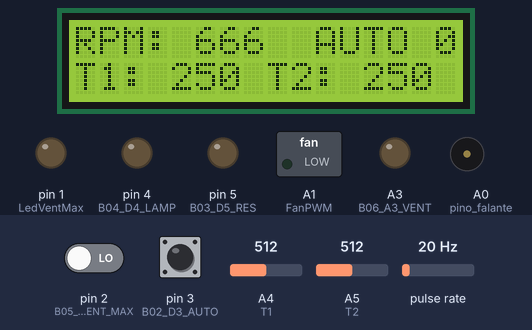
A sketch run on a simulated Arduino Uno, built with avr-gcc and run on an emulated ATmega328P. On the bench: 16×2 character LCD, switched loads named in the sketch (green lamp = pin HIGH), output pins drawn as LEDs (lit = HIGH), buzzer (waves = sounding). Wiring (inferred from the names in the program): pulse sensor: data A2. The inputs (shaded band) are chosen by the test bench; at power-on: A4 (T1) = 512, A5 (T2) = 512, pulse rate 20 Hz, pin 2 (B05_D2_VENT_MAX) LOW, pin 3 (B02_D3_AUTO) HIGH.

Above: at 3.7 s.
3.8 s: A4 (T1) set to 25
At 5.81 s:
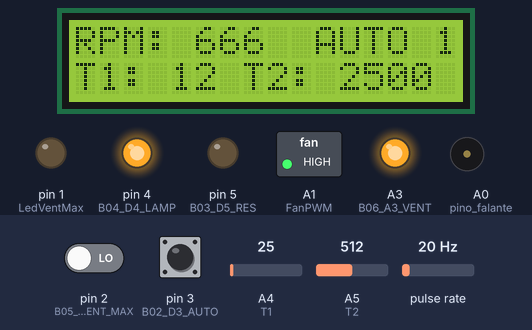
6.6 s: A5 (T2) set to 57
At 8.9 s:
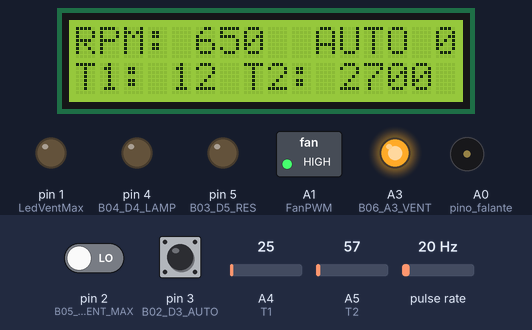
9.5 s: A5 (T2) set to 47
At 13.8 s:
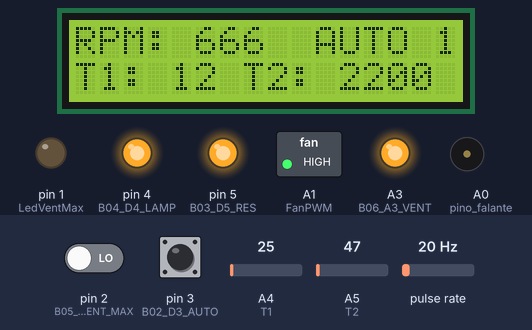
14.7 s: A4 (T1) set to 47
At 15.7 s:
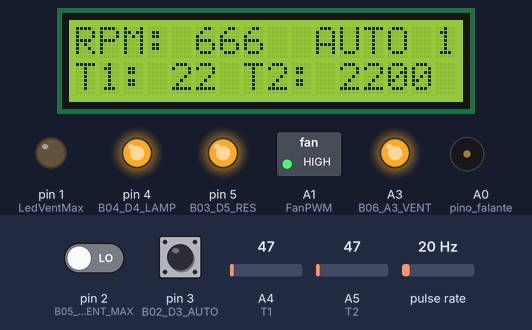
16.5 s: A4 (T1) set to 55
At 17.81 s:
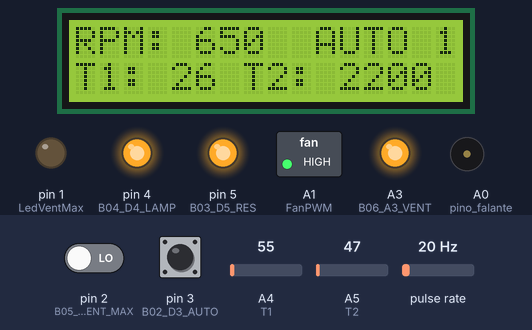
18.5 s: pulse rate (sensor on A2) set to 0 Hz
At 21.2 s:
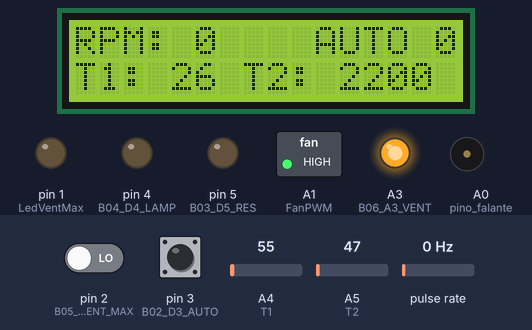
Timing chart, 0 to 22.5 s (numbered marks = the images above; inputs shaded):
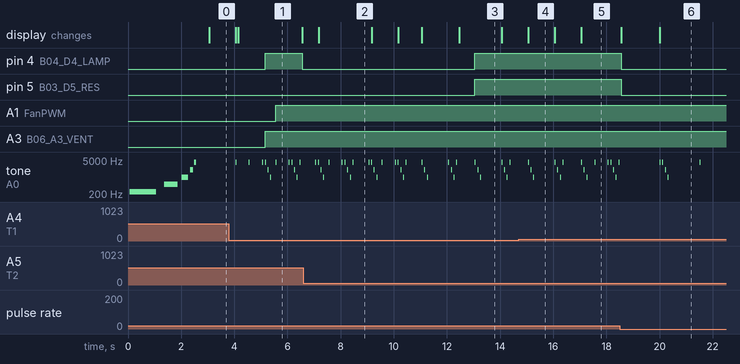

Measured:
- the behaviour switches between 52 and 51 on A5 (T2) (found by bisection; images 2 and 3)
- after the input at 3.8 s, pin 4 (B04_D4_LAMP): LOW → HIGH after 1.4 s, → LOW 1.4 s later; the display: first changes after 0.25 s (image 1 shows a later state)
- after the input at 6.6 s, the display: changes after 0.57 s (image 2)
- after the input at 9.5 s, pin 4 (B04_D4_LAMP), pin 5 (B03_D5_RES): LOW → HIGH after 3.6 s; the display: first changes after 0.68 s (image 3 shows a later state)
- after the input at 14.7 s, the display: changes after 0.36 s (image 4)
- after the input at 16.5 s, the display: changes after 0.56 s (image 5)
- after the input at 18.5 s, the display: first differs from a run without the input after 1.5 s (image 6)
- by itself, tone on A0 (pino_falante): plays 3951 Hz for 0.02 s, 3951 Hz for 0.02 s, 3951 Hz for 0.02 s, 1976 Hz for 0.02 s, 988 Hz for 0.02 s, 3951 Hz for 0.02 s … (20 notes in this stretch)

The sketch:

plantaDidatica.ino
```cpp
//Incluindo a Biblioteca
#include <LiquidCrystal.h>

/*
Título:  PLANTA DIDÁTICA DE TEMPERATURA
Autor:  Renato Menezes Portugal
*/

/* 00. ESTRUTURA FÍSICA
---BOTOES
B1 - ON
     Alimenta o sistema com 5v.
B2 - AUTOMÁTICO
     Inicia o controle automático
B3 - RESISTÊNCIA
     MANUAL - Liga a resistência (110vac). Cuidado com o sobreaquecimento.
B4 - LAMPADA
     MANUAL - Liga a lâmpada (110vac).
B5 - VENTILADOR VELOCIDADE MAXIMA
     AUTO - Quando em modo automático, aciona a entrada no arduino fazendo com que a velocidade esteja
     sempre na máxima.
B6 - VETILADOR LIGAR
     MANUAL - Aciona manualmente o ventilador (já na velocidade máxima)

---LEDS                      - Ligado na        - RESISTOR  - TIPO
ON                           - CARGA (5v)       - 330 Ohms  -
AUTO                         - CARGA (5v)       - 220 Ohms  - ENTRADA do Arduino
RESISTENCIA                  - CARGA (110 VAC)  - 100K Ohms -
VENTILADOR ON                - CARGA (12v)      - 800 Ohms  -
VENTILADOR VELOCiDADE MAXIMA - CARGA (5v)       - 220 Ohms  - ENTRADA do Arduino
ALARME                       - CARGA (5v)       - 220 Ohms  - SAÍDA do Arduino

---VENTILADOR
CORES    - SIGLA   - PINO -
Azul     - FanPWM  - A1   - Arduino Envia PWM ao Ventilador
Amarelo  - FanTach - A2   - Arduino Recebe pulsos do Ventilador
Vermelho - FanPos  - --   - Recebe 12v do MOC
Preto    - FanNeg  - --   - Ligado ao Terra


---LCD
D13 -
D12 -
D11 -
D10 -
D09 -
D08 -

---RESISTENCIA 110v
Arduino - I/O   - Botão
D5      - saida - B3

---LAMPADA 110v
Arduino - I/O   - Botão
D4      - saida - B4

---TERMOMETRO 1   - LAMP
Arduino - I/O
A4      - entrada

---TERMOMETRO 2 - RESISTENCIA
Arduino - I/O
A5      - entrada

---ALARME
Arduino - I/O
A0      - saida

REGRAS DE FUNCIONAMENTO
1. Temos um sério problema de atraso de leitura entre o aquecimento e o valor do LM35.
Para resolver limitaremos o acionamento da resistência por 3 segundos, e só ligará novamente com a autorização da leitura do termômetro.

2.Antes de iniciar as operações deverá passar por uma rotina de testes.
*/

/* 01. LEITURA DOS SENSORES E BOTOES */
/* TERMOMETRO 1 - LAMP*/
const int T1 = A4;
int T1_leitura;
int T1_temp;
int T1_temp_anterior;
int T1_temp_erro = 0;

/* TERMOMETRO 2 - RESISTENCIA*/
const int T2 = A5;
int T2_leitura;
int T2_temp;
int T2_temp_anterior;
int T2_temp_erro;

//LCD
int RS = 13;
int E = 12;
int DB4 = 11;
int DB5 = 10;
int DB6 = 9;
int DB7 = 8;
LiquidCrystal lcd(RS, E, DB4, DB5, DB6, DB7);

/* BOTOES */
int B02_D3_AUTO = 3;
int B02_D3_AUTO_Valor = 0;
int B02_D3_AUTO_Status = 0;

int B03_D5_RES = 5;
int B03_D5_RES_Status = 0;
int B03_D5_RES_Ciclo_Descida = 0;

int B05_D2_VENT_MAX = 2;
int B05_D2_VENT_MAX_Valor = 0;
int B05_D2_VENT_MAX_Status = 0;

int B06_A3_VENT = A3;
int B06_A3_VENT_Status = 0;
int B06_A3_VENT_Ciclo_Subida = 0;

int LedVentMax = 1;

/* FALANTE */
int pino_falante = A0;

/* VENTILADOR */
float FanPWM = A1;
int FanTach = A2;
//Velocidade de 0 a 255
int FanSpeed_Valor = 0;
int FanSpeed_Manual = 0;
int FanSpeed_Status = 0;
//int Pulso = 2;
int FanRPM = 0;
double FanFrequency;

unsigned long SensorPulsTijd;
int FanValor = 0;

int B04_D4_LAMP = 4;
int B04_D4_LAMP_Status = 0;
int B04_D4_LAMP_Ciclo_Descida = 0;

// DEFINICOES
// NOTAS
#define NOTE_B0  31
#define NOTE_C1  33
#define NOTE_CS1 35
#define NOTE_D1  37
#define NOTE_DS1 39
#define NOTE_E1  41
#define NOTE_F1  44
#define NOTE_FS1 46
#define NOTE_G1  49
#define NOTE_GS1 52
#define NOTE_A1  55
#define NOTE_AS1 58
#define NOTE_B1  62
#define NOTE_C2  65
#define NOTE_CS2 69
#define NOTE_D2  73
#define NOTE_DS2 78
#define NOTE_E2  82
#define NOTE_F2  87
#define NOTE_FS2 93
#define NOTE_G2  98
#define NOTE_GS2 104
#define NOTE_A2  110
#define NOTE_AS2 117
#define NOTE_B2  123
#define NOTE_C3  131
#define NOTE_CS3 139
#define NOTE_D3  147
#define NOTE_DS3 156
#define NOTE_E3  165
#define NOTE_F3  175
#define NOTE_FS3 185
#define NOTE_G3  196
#define NOTE_GS3 208
#define NOTE_A3  220
#define NOTE_AS3 233
#define NOTE_B3  247
#define NOTE_C4  262
#define NOTE_CS4 277
#define NOTE_D4  294
#define NOTE_DS4 311
#define NOTE_E4  330
#define NOTE_F4  349
#define NOTE_FS4 370
#define NOTE_G4  392
#define NOTE_GS4 415
#define NOTE_A4  440
#define NOTE_AS4 466
#define NOTE_B4  494
#define NOTE_C5  523
#define NOTE_CS5 554
#define NOTE_D5  587
#define NOTE_DS5 622
#define NOTE_E5  659
#define NOTE_F5  698
#define NOTE_FS5 740
#define NOTE_G5  784
#define NOTE_GS5 831
#define NOTE_A5  880
#define NOTE_AS5 932
#define NOTE_B5  988
#define NOTE_C6  1047
#define NOTE_CS6 1109
#define NOTE_D6  1175
#define NOTE_DS6 1245
#define NOTE_E6  1319
#define NOTE_F6  1397
#define NOTE_FS6 1480
#define NOTE_G6  1568
#define NOTE_GS6 1661
#define NOTE_A6  1760
#define NOTE_AS6 1865
#define NOTE_B6  1976
#define NOTE_C7  2093
#define NOTE_CS7 2217
#define NOTE_D7  2349
#define NOTE_DS7 2489
#define NOTE_E7  2637
#define NOTE_F7  2794
#define NOTE_FS7 2960
#define NOTE_G7  3136
#define NOTE_GS7 3322
#define NOTE_A7  3520
#define NOTE_AS7 3729
#define NOTE_B7  3951
#define NOTE_C8  4186
#define NOTE_CS8 4435
#define NOTE_D8  4699
#define NOTE_DS8 4978

// 4.2. SONORIZACAO
int noteDuration;
int qntNotas = 5;
int melody[] = {
  NOTE_B3,NOTE_B4,NOTE_B5,NOTE_B6,NOTE_B7
};
/* DURACAO DAS NOTAS
1 - 250 ms
2 - 125 ms
4 - 62,5 ms
8 - 31,25 ms
16 - 15,625 ms
*/
int noteDurations[] = {
  1,2,4,8,16 };
int temp_delay;

long TempoTotal, TempoCiclo;

void setup() {

/* BOTOES */
pinMode(FanTach, INPUT);
digitalWrite(FanTach,HIGH);
pinMode(LedVentMax, OUTPUT);

pinMode(B02_D3_AUTO, INPUT);
pinMode(B03_D5_RES, OUTPUT);
digitalWrite(B03_D5_RES, LOW);
pinMode(B05_D2_VENT_MAX, INPUT);
pinMode(B04_D4_LAMP, OUTPUT);
digitalWrite(B04_D4_LAMP, LOW);
pinMode(B06_A3_VENT, OUTPUT);
digitalWrite(B06_A3_VENT, LOW);

lcd.begin(16, 2);
lcd.setCursor(0, 1);
lcd.print(millis()/1000);

//ESCREVE AUTOMÁTICO DESLIGADO
lcd.setCursor(10, 0);
lcd.print("AUTO 0");

//SONORIZACAO INICIAL
  // iterate over the notes of the melody:
  for (int i = 0; i < qntNotas; i++) {

    // to calculate the note duration, take one second
    // divided by the note type.
    //e.g. quarter note = 1000 / 4, eighth note = 1000/8, etc.
    noteDuration = 1000/noteDurations[i];
    tone(pino_falante, melody[i],noteDuration);

    // to distinguish the notes, set a minimum time between them.
    // the note's duration + 30% seems to work well:
    int pauseBetweenNotes = noteDuration * 1.30;
    delay(pauseBetweenNotes);
    // stop the tone playing:
    noTone(pino_falante);
  }

// 5. TEMPORIZADOR
TempoTotal = 0;

//Inicia com a velocidade baixa
analogWrite(FanPWM, FanSpeed_Valor);

	//LEITURA T1
    T1_leitura = analogRead(T1);
    T1_temp_anterior = (float(T1_leitura)*5/(1023))/0.01;
	//LEITURA T2
    T2_leitura = analogRead(T2);
    T2_temp_anterior = (float(T2_leitura)*5/(1023))/0.01;
}

void loop() {
//TEMPORIZADOR
  TempoTotal = millis();
  TempoCiclo = 0;
  TempoCiclo = millis();

//CICLO 500 milisegundos
if ((TempoTotal % 500) == 1){
	SensorPulsTijd = pulseIn(FanTach, LOW);
	FanFrequency = 1000000/SensorPulsTijd;
	FanRPM = 1000*FanFrequency/60;

	if (FanRPM == 0){
	  lcd.setCursor(0, 0);
	  lcd.print("RPM: 0   ");
	}

	//Muda velocidade só quando há mudança do botão B05 ou no modo AUTOMATICO
	if (FanSpeed_Valor > FanSpeed_Manual){
		if(FanSpeed_Valor != FanSpeed_Status){
		FanSpeed_Status = FanSpeed_Valor;
		analogWrite(FanPWM, FanSpeed_Valor);
		}
	}else{
		if(FanSpeed_Manual != FanSpeed_Status){
		FanSpeed_Status = FanSpeed_Manual;
		analogWrite(FanPWM, FanSpeed_Manual);
		}
	}

	if ((T1_temp_erro == 0) && (T2_temp_erro == 0)){
		B02_D3_AUTO_Valor = digitalRead(B02_D3_AUTO);
	}else{
		B02_D3_AUTO_Valor = 0;
		apito();
	}

}

//CICLO 1 SEGUNDO - INICIO
  if ((TempoTotal % 1000) == 1){

	//LEITURA T1
    T1_leitura = analogRead(T1);
    T1_temp = (float(T1_leitura)*5/(1023))/0.01;

	if (T1_temp > T1_temp_anterior){
		if ((T1_temp - T1_temp_anterior) > 3 ){
			T1_temp_erro = 1;
		}else{
			T1_temp_anterior = T1_temp;
		}
	}else{
		if ((T1_temp_anterior - T1_temp) > 3 ){
			T1_temp_erro = 1;
		}else{
			T1_temp_anterior = T1_temp;
		}
	}


	//LEITURA T2
    T2_leitura = analogRead(T2);
    T2_temp = (float(T2_leitura)*5/(1023))/0.01;

	if (T2_temp > T2_temp_anterior){
		if ((T2_temp - T2_temp_anterior) > 3 ){
			T2_temp_erro = 1;
		}else{
			T2_temp_anterior = T2_temp;
		}
	}else{
		if ((T2_temp_anterior - T2_temp) > 3 ){
			T2_temp_erro = 1;
		}else{
			T2_temp_anterior = T2_temp;
		}
	}

    //IMPRIME TEMPERATURA NO LCD
    lcd.setCursor(0, 1);
    lcd.print("T1: ");
    lcd.print(T1_temp);
    lcd.print(" ");
    lcd.print("T2: ");
    lcd.print(T2_temp);


	if (FanRPM < 1000){
		lcd.setCursor(0, 0);
		lcd.print("RPM: ");
		lcd.print(FanRPM);
		lcd.print(" ");
	}

	if ((FanRPM > 999) && (FanRPM < 3200)){
		lcd.setCursor(0, 0);
		lcd.print("RPM: ");
		lcd.print(FanRPM);
	}

	//LED DE VELOCIDADE MÁXIMA DO VENTILADOR
	if ((FanRPM > 2700) && (FanRPM < 3200)){
	digitalWrite(LedVentMax,HIGH);
	}else{
	digitalWrite(LedVentMax,LOW);
	}

//CICLO AUTOMATICO - INICIO
if(B02_D3_AUTO_Status){

//T1 - INICIO
  //AO CHEGAR NA TEMPERATURA DE 31 GRAUS A LAMPADA DESLIGA
    if (T1_temp > 30){
      if(B04_D4_LAMP_Status){
        digitalWrite(B04_D4_LAMP,LOW);
		B04_D4_LAMP_Status = 0;
		B04_D4_LAMP_Ciclo_Descida = 1;
      }
    }

	//AO CHEGAR NA TEMPERATURA DE 28 GRAUS A LAMPADA LIGA
      if (T1_temp < 29){
        digitalWrite(B04_D4_LAMP,HIGH);
        B04_D4_LAMP_Status = 1;
		B04_D4_LAMP_Ciclo_Descida = 0;
      }
//T1 - FIM

//T2 - INICIO
	//AO CHEGAR NA TEMPERATURA DE 40 GRAUS A RESISTENCIA DESLIGA
	//35 CHEGOU A 52
	//31 CHEGOU A 48
	//30 CHEGOU A 48

    if (T2_temp > 30){
		if(B03_D5_RES_Status){
			digitalWrite(B03_D5_RES,LOW);
			B03_D5_RES_Status = 0;
		}
	}

	if (T2_temp > 35){
	  //LIGA O VENTILADOR NA VELOCIDADE MAXIMA
	  digitalWrite(B06_A3_VENT, HIGH);
	  B06_A3_VENT_Status = 1;
	  FanSpeed_Valor = 255;
	  B03_D5_RES_Ciclo_Descida = 1;
	}

	if(B03_D5_RES_Ciclo_Descida){
		if (T2_temp < 33){
			FanSpeed_Valor = 0;
			if(B05_D2_VENT_MAX_Valor){
				FanSpeed_Valor = 255;
			}
		}

		if (T2_temp < 32){
			//DESLIGA O VENTILADOR
			digitalWrite(B06_A3_VENT, LOW);
			B06_A3_VENT_Status = 0;
		}
	}

	if (T2_temp < 30){
		if (B03_D5_RES_Status == 0){
			digitalWrite(B03_D5_RES,HIGH);
			B03_D5_RES_Status = 1;
			B03_D5_RES_Ciclo_Descida = 0;
		}
	}

//T2 - FIM

//ALARME
if(T1_temp > 40){T1_temp_erro = 1;}
if(T2_temp > 50){
	T2_temp_erro = 1;
	digitalWrite(B06_A3_VENT, HIGH);
	B06_A3_VENT_Status = 1;
	FanSpeed_Valor = 255;
	}
}
//CICLO AUTOMATICO - FIM

//VER OUTRA FORMA DE RESOLVER ISSO
if((T1_temp < 25)&&(T2_temp < 25)){
	T1_temp_erro = 0;
	T2_temp_erro = 0;
	}

	//ALARME DO VENTILADOR SE ESTIVER LIGADO
	if(B06_A3_VENT_Status){
		//apito2();
		if (FanSpeed_Valor == 255){
			if((FanRPM > 999) && (FanRPM < 2500)){
				apito2();
			}
			if(FanRPM < 1000){
				apito3();
			}
		}
		if (FanSpeed_Valor == 0){
			if(FanRPM < 800){
				apito();
			}
		}
	}
}
//CICLO 1 SEGUNDO - FIM

//CICLO 2 SEGUNDOS - INICIO
  if ((TempoTotal % 2000) == 1){

//B05 - INICIO

    B05_D2_VENT_MAX_Valor = digitalRead(B05_D2_VENT_MAX);

    //SE LIGADO, EXECUTA
	//if(B05_D2_VENT_MAX_Valor){
		//

	//}else{

	//}

    if((B05_D2_VENT_MAX_Valor)&&(FanRPM != 0)){
	  if((FanRPM > 999) && (FanRPM < 2500)){
		apito2();
	  }
	  if(FanRPM < 1000){
		apito3();
	  }
    }else{
    if((FanRPM > 0)&&(FanRPM < 800)){
		apito();
      }
    }

    //MUDANÇA DE VALOR
	if(B02_D3_AUTO_Valor == 0){
		if (B05_D2_VENT_MAX_Valor != B05_D2_VENT_MAX_Status){
			B05_D2_VENT_MAX_Status = B05_D2_VENT_MAX_Valor;
		  if(B05_D2_VENT_MAX_Status){
		  FanSpeed_Valor = 255;
		  FanSpeed_Manual = 255;
		  }else{
		  FanSpeed_Valor = 0;
		  FanSpeed_Manual = 0;
		  }
		}
	}
//B05 - FIM

//B02 - INICIO
//Se der erro não ler mais o botão, forçar para 0


    //SE LIGADO, EXECUTA
    if(B02_D3_AUTO_Valor){
    //apito();
    }

    //MUDANÇA DE VALOR
    if (B02_D3_AUTO_Valor != B02_D3_AUTO_Status){
      B02_D3_AUTO_Status = B02_D3_AUTO_Valor;
	  //Como entra uma vez só aqui, equivale ao SETUP.
      if(B02_D3_AUTO_Status){
		lcd.setCursor(10, 0);
		lcd.print("AUTO 1");
      }else{
		lcd.setCursor(10, 0);
		lcd.print("AUTO 0");

		//DESLIGA RESISTENCIA, LAMPADA E VENTILADOR
		digitalWrite(B04_D4_LAMP,LOW);
		B04_D4_LAMP_Status = 0;
		B04_D4_LAMP_Ciclo_Descida = 1;

//		digitalWrite(B06_A3_VENT, LOW);
//		B06_A3_VENT_Status = 0;
//		B06_A3_VENT_Ciclo_Subida = 0;

		digitalWrite(B03_D5_RES, LOW);
		B03_D5_RES_Status = 0;
		B03_D5_RES_Ciclo_Descida = 0;
      }
    }
//B02 - FIM
}
//CICLO 2 SEGUNDOS - FIM

}//fim do loop()
//FIM DO PROGRAMA

// Apito
int apito(){
    tone(pino_falante, NOTE_B7,20);
    delay(100);
}
int apito2(){
    tone(pino_falante, NOTE_B7,20);
    delay(100);
    noTone(pino_falante);
    tone(pino_falante, NOTE_B6,20);
    delay(100);
}
int apito3(){
    tone(pino_falante, NOTE_B7,20);
    delay(100);
    noTone(pino_falante);
    tone(pino_falante, NOTE_B6,20);
    delay(100);
    noTone(pino_falante);
    tone(pino_falante, NOTE_B5,20);
    delay(100);
    noTone(pino_falante);
}
```
